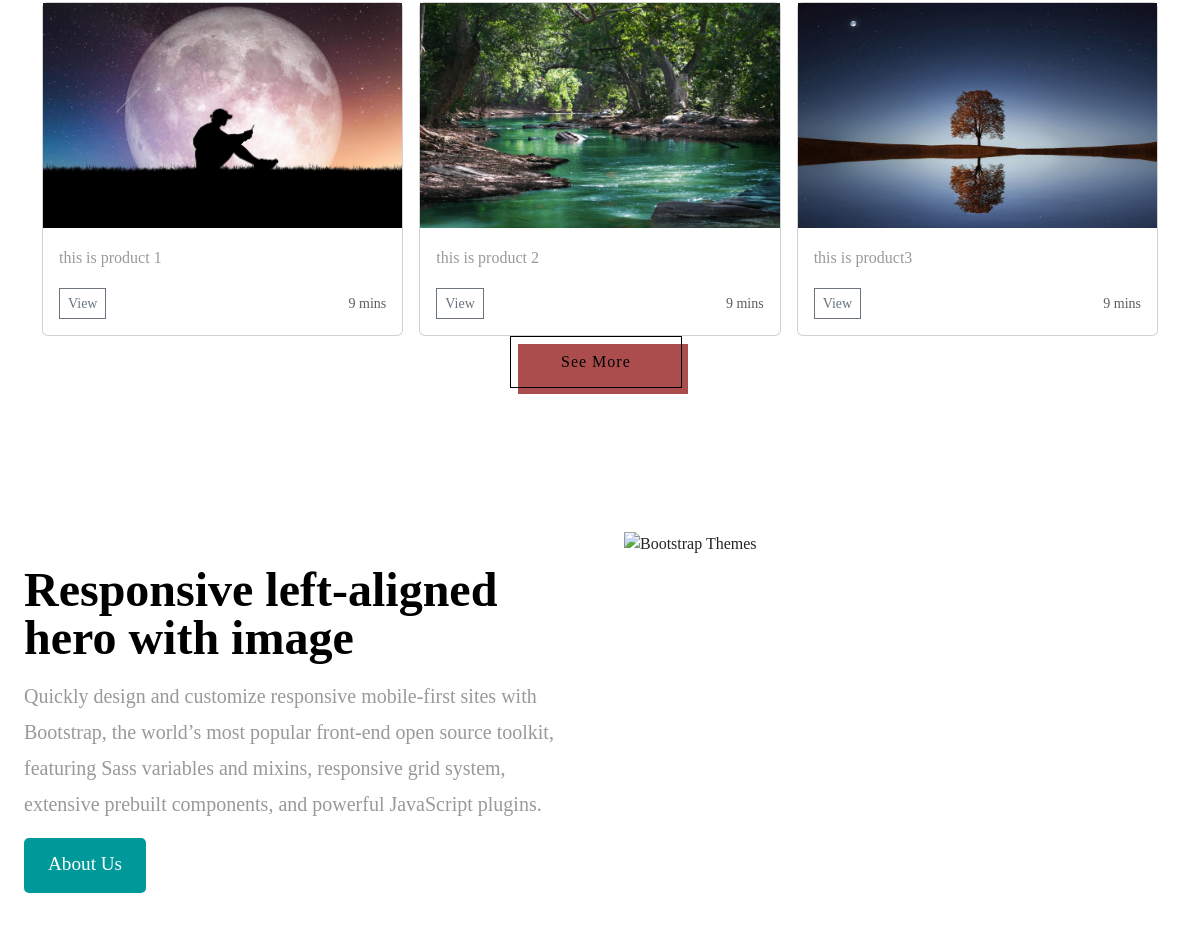
The app's page / (middle part), older data.
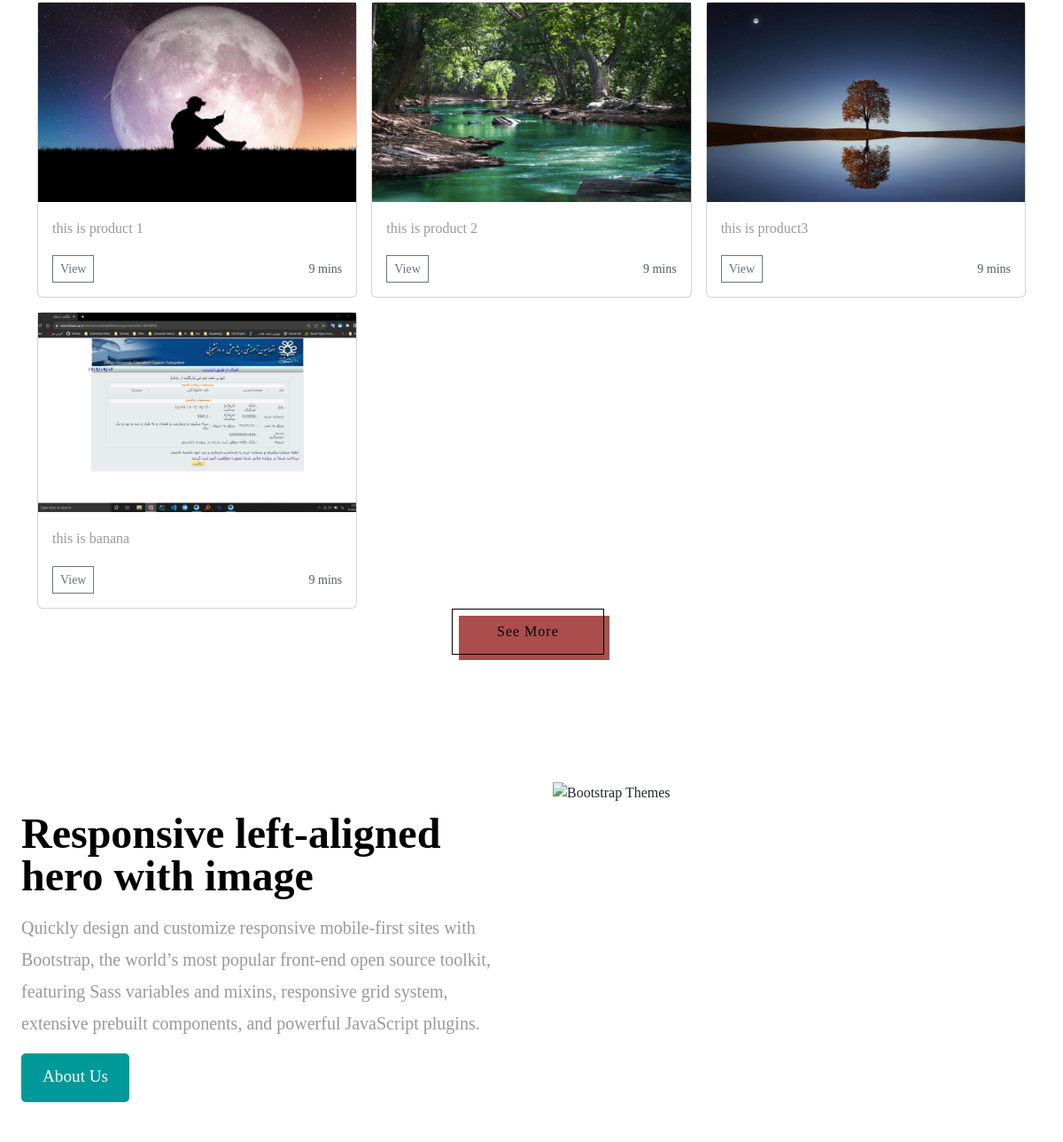
The same page, newer data.
### enapp/models.py (models this page shows, shortened)
class Product(models.Model):
    name=models.CharField(max_length=100)
    description=models.TextField(max_length=500)
    image=models.ImageField(upload_to="mediafiles/product/")
    category=models.ForeignKey(Category,on_delete=models.CASCADE,related_name='products')
    type=models.ForeignKey(Type,on_delete=models.CASCADE,related_name="products")
    price=models.DecimalField(max_digits=8,decimal_places=2)
    created_at=models.DateTimeField(auto_now_add=True)

### enapp/views.py (the view)
# urls.py: path('',views.home,name="home"),
def home(request):
    products=Product.objects.all()[:3]
    products2=Product.objects.all()[:9]
    cer=Certification.objects.all()[:9]
    myrange=range(1,4)
    final=zip(products,myrange)
    return render(request,"home.html",{
        "products":final,
        "products2":products2,
        "certifications":cer,
    })

### enapp/templates/home.html (shortened to what this page needs)
{% extends 'baseEn.html' %} {% load static %} {% block content %}
<div class="album py-5" id="products">
  <div class="container">
    <div class="row row-cols-1 row-cols-sm-2 row-cols-md-3 g-3">
      {% for product in products2 %}
      <div class="col">
        <div class="card">
          <div class="zooomDiv">
            <a href="{% url 'seeproduct' product.pk %}">
              <img
                class="medium-zooom"
                style="height: 225px; width: 100%"
                src="{{product.image.url}}"
                alt=""
              />
            </a>
          </div>
          <div class="card-body">
            <p class="card-text">{{product.description}}</p>
            <div class="d-flex justify-content-between align-items-center">
              <div class="btn-group">
                <a href="{% url 'seeproduct' product.pk %}"
                  ><button
                    type="button"
                    class="btn btn-sm btn-outline-secondary"
                  >
                    View
                  </button>
                </a>
              </div>
              <small class="text-body-secondary">9 mins</small>
            </div>
          </div>
        </div>
      </div>
      {% endfor %}
    </div>
    <a href="{% url 'products' %}">
      <button class="button-52" role="button">See More</button>
    </a>
  </div>
</div>
<div class="container-fluid col-xxl-8 px-4 py-5" id="about">
  <div class="row flex-lg-row-reverse align-items-center g-5 py-5">
    <div class="col-10 col-sm-8 col-lg-6">
      <img
        src="{% static 'img/Image_created_with_a_mobile_phone.png' %}"
        class="d-block mx-lg-auto img-fluid"
        alt="Bootstrap Themes"
        width="700"
        height="500"
        loading="lazy"
      />
    </div>
    <div class="col-lg-6">
      <h1 class="display-5 fw-bold text-body-emphasis lh-1 mb-3" id="text">
        Responsive left-aligned hero with image
      </h1>
      <p class="lead">
        Quickly design and customize responsive mobile-first sites with
        Bootstrap, the world’s most popular front-end open source toolkit,
        featuring Sass variables and mixins, responsive grid system, extensive
        prebuilt components, and powerful JavaScript plugins.
      </p>
      <div class="d-grid gap-2 d-md-flex justify-content-md-start">
        <a
          href="{% url 'AboutUs' %}"
          type="button"
          class="btn btn-primary btn-lg px-4 me-md-2"
        >
          About Us
        </a>
      </div>
    </div>
  </div>
</div>
{% endblock %}

Row changes from the older to the newer data that the page shows:
added Product: image (picture), description "this is banana"
